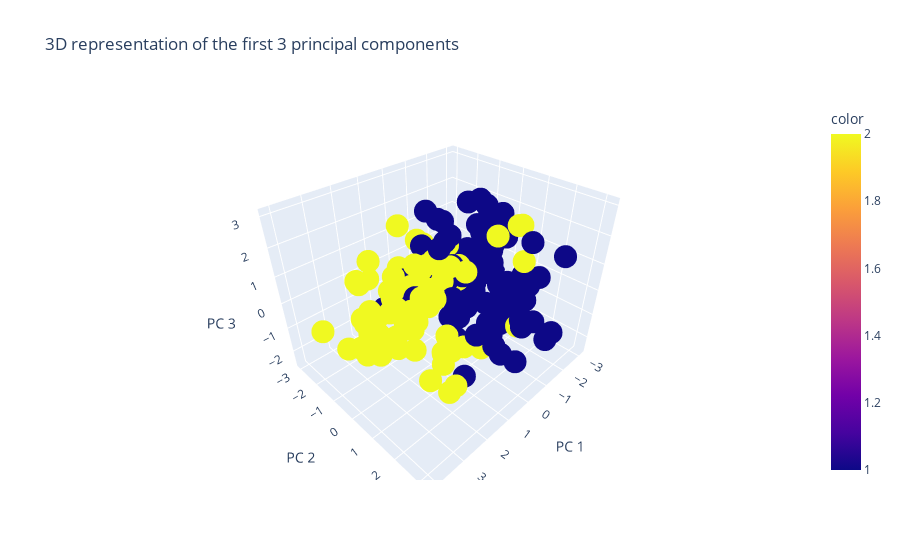

The notebook cell saved with this chart:
### Markdown cell above
As we can see, with 10 principal components, we can explain more than 90\% of the variance of the data. Usually, as a rule of thumb, a value of explained variance above this threshold could be considered as an acceptable value for the final algorithm.
<br><br>
The number of dimentions is pretty high to be visualized, so we could plot the firt 3 components, in order to see what's going on:

### Code cell
fig = px.scatter_3d(
    components, x=0, y=1, z=2, color=y_train,
    title="3D representation of the first 3 principal components",
    labels={'0': 'PC 1', '1': 'PC 2', '2': 'PC 3'}
)
fig.show()

### Figure 1 — Plotly figure (JSON) as saved in the notebook; plotly's stock layout.template omitted (floating-point values rounded to 4 significant figures; data arrays with more than 128 entries replaced by an {"elided": "..."} marker saying what was removed)
{"data": [{"hovertemplate": "PC 1=%{x}<br>PC 2=%{y}<br>PC 3=%{z}<br>color=%{marker.color}<extra></extra>", "legendgroup": "", "marker": {"color": {"elided": "180 int values"}, "coloraxis": "coloraxis", "symbol": "circle"}, "mode": "markers", "name": "", "scene": "scene", "showlegend": false, "type": "scatter3d", "x": {"elided": "180 float values"}, "y": {"elided": "180 float values"}, "z": {"elided": "180 float values"}}], "layout": {"coloraxis": {"colorbar": {"title": {"text": "color"}}, "colorscale": [[0, "#0d0887"], [0.1111, "#46039f"], [0.2222, "#7201a8"], [0.3333, "#9c179e"], [0.4444, "#bd3786"], [0.5556, "#d8576b"], [0.6667, "#ed7953"], [0.7778, "#fb9f3a"], [0.8889, "#fdca26"], [1, "#f0f921"]]}, "legend": {"tracegroupgap": 0}, "scene": {"domain": {"x": [0, 1], "y": [0, 1]}, "xaxis": {"title": {"text": "PC 1"}}, "yaxis": {"title": {"text": "PC 2"}}, "zaxis": {"title": {"text": "PC 3"}}}, "title": {"text": "3D representation of the first 3 principal components"}}}
